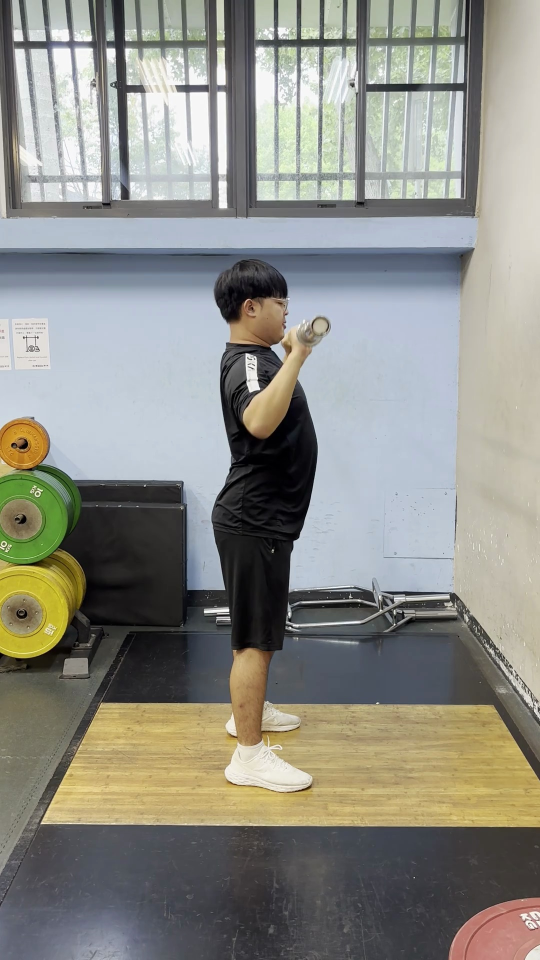
#> input picture images/barbell_250.jpg, 1080 x 1920 px (shown at 1/2 size)
$ python -i process_img.py   (imports and definitions only)   (older library calls are emulated)
#> lines starting #> are read from the running program, lines starting #| are printed output that depends on the picture
#> further down, picture is the input picture: shape (1920, 1080, 3); mean B, G, R 134, 141.3, 141.3
import cv2
import numpy as np
import argparse
import math
from ultralytics import YOLO

# [55 lines left out: function isolate_person_in_frame, not called in this run]

def compute_gradient(image):
    # Convert the image to grayscale
    gray = cv2.cvtColor(image, cv2.COLOR_BGR2GRAY)
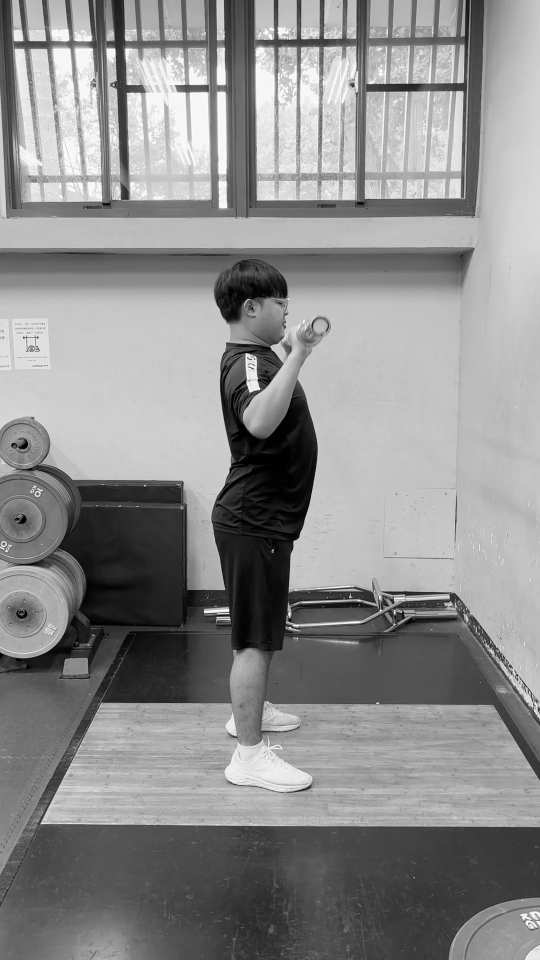
#> gray: shape (1920, 1080) (shown at 1/2 size); min 0, max 255, mean 140.5

    # Apply Gaussian smoothing
    blurred = cv2.GaussianBlur(gray, (5, 5), 0)

    # Compute the gradients using Sobel operator
    grad_x = cv2.Sobel(blurred, cv2.CV_64F, 1, 0, ksize=3)
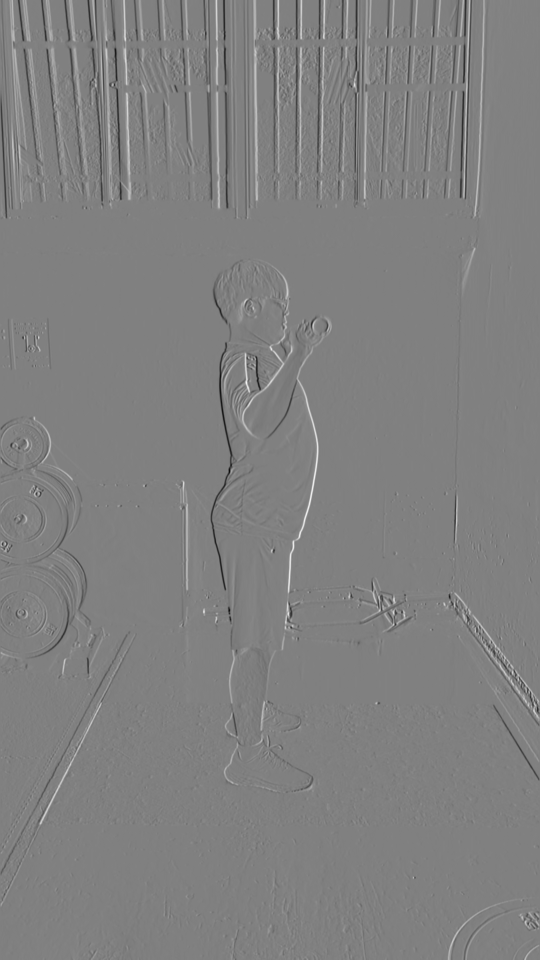
#> grad_x: shape (1920, 1080) float64 (shown at 1/2 size); min -507, max 501, mean 0.3; drawn with min black and max white
    grad_y = cv2.Sobel(blurred, cv2.CV_64F, 0, 1, ksize=3)
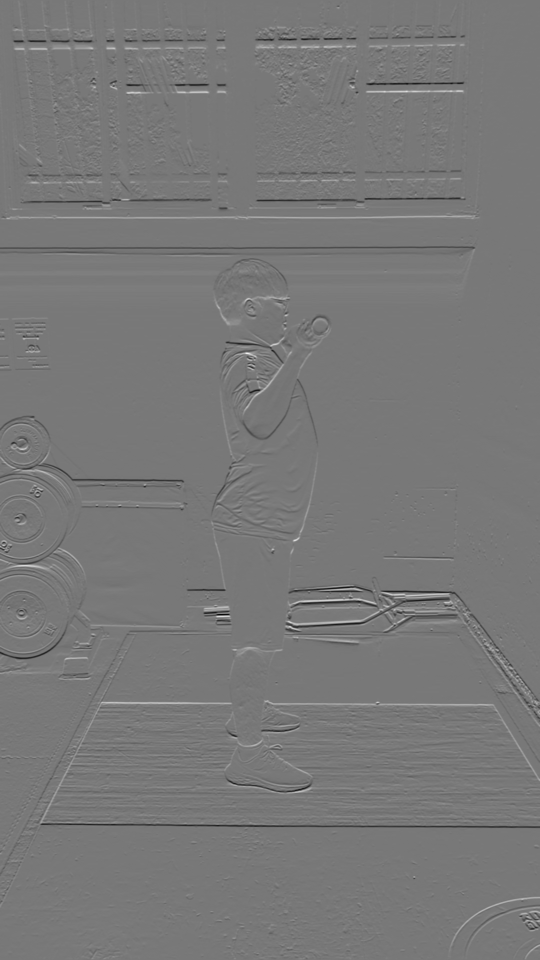
#> grad_y: shape (1920, 1080) float64 (shown at 1/2 size); min -486, max 543, mean -0.1; drawn with min black and max white

    # Compute the gradient magnitude
    grad_magnitude = cv2.magnitude(grad_x, grad_y)
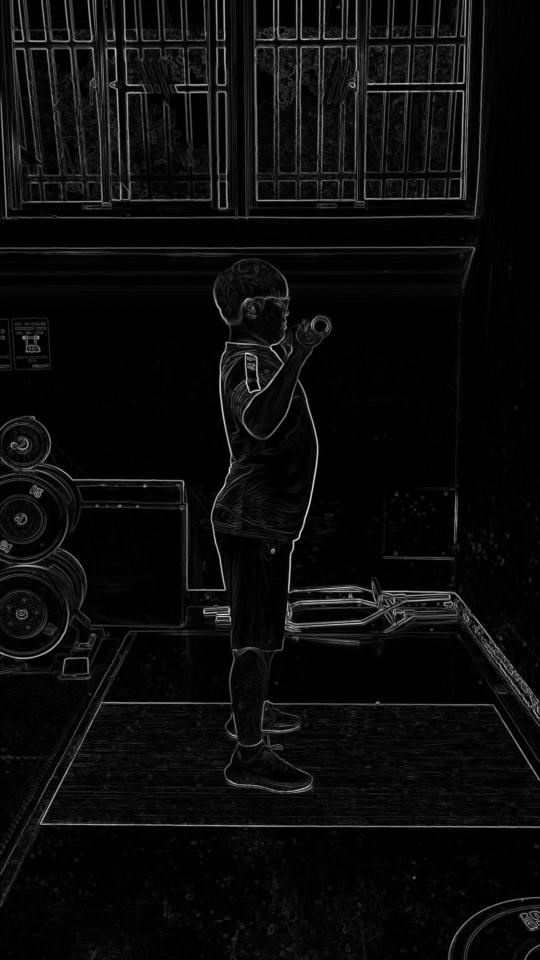
#> grad_magnitude: shape (1920, 1080) float64 (shown at 1/2 size); min 0, max 543.9, mean 24.8; drawn with min black and max white

    return grad_magnitude

# [154 lines left out: functions determine_hysteresis_thresholds, calculate_angle, find_important_point, process_image, not called in this run]

# [13 lines not run here, left out]

>>> import cv2
>>> picture = cv2.imread('../images/barbell_250.jpg')
>>> result = compute_gradient(picture)

$ run again, on images/dumbbell_200.jpg
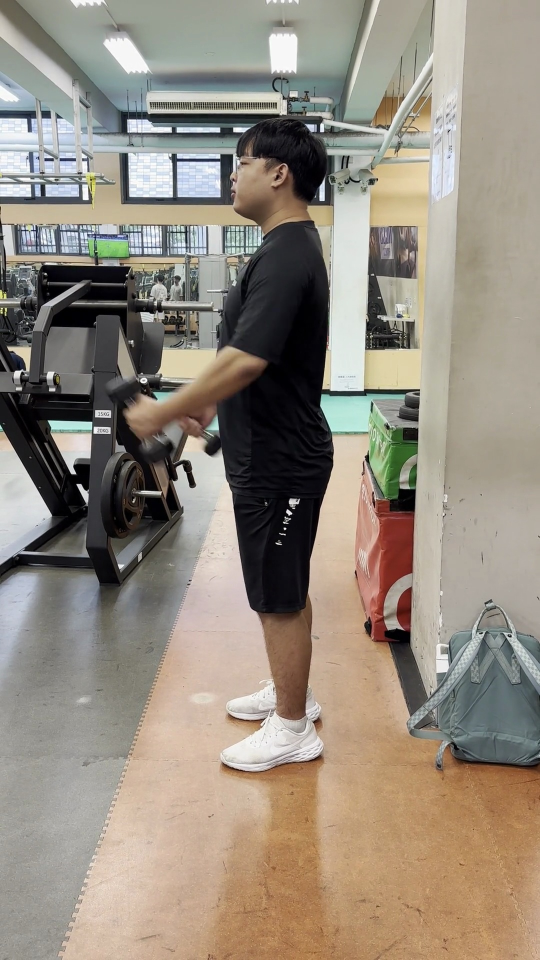
#> input picture images/dumbbell_200.jpg, 1080 x 1920 px (shown at 1/2 size)
#> picture is the input picture: shape (1920, 1080, 3); mean B, G, R 126.4, 138.9, 148.3
#> in compute_gradient, `grad_y = cv2.Sobel(blurred, cv2.CV_64F, 0, 1, ksize=3)`:
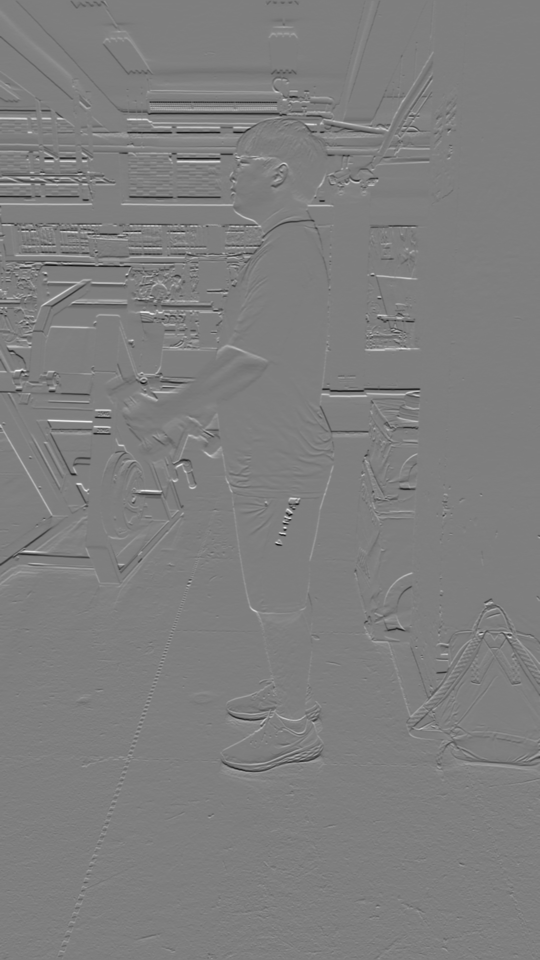
#> grad_y: shape (1920, 1080) float64 (shown at 1/2 size); min -545, max 550, mean -0.1; drawn with min black and max white
#> in compute_gradient, `grad_magnitude = cv2.magnitude(grad_x, grad_y)`:
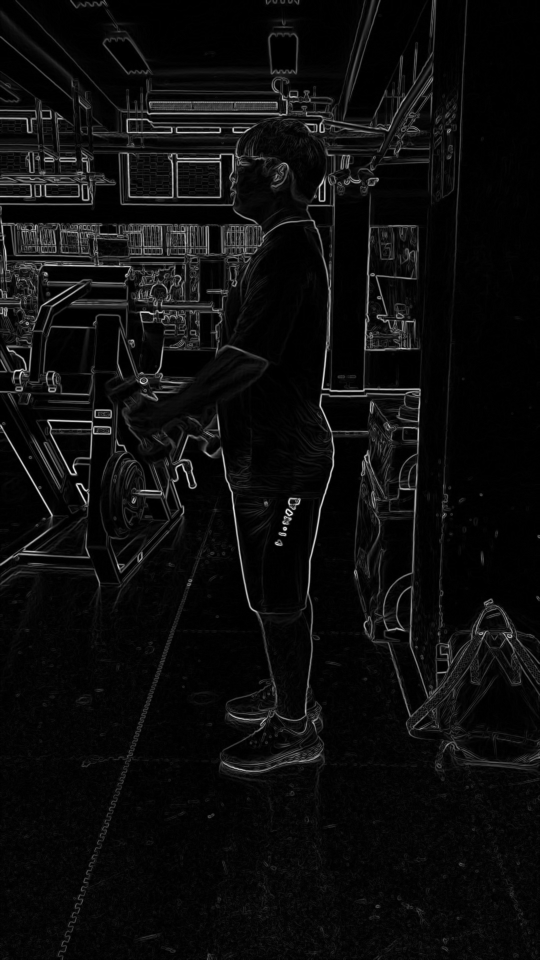
#> grad_magnitude: shape (1920, 1080) float64 (shown at 1/2 size); min 0, max 568.9, mean 28.6; drawn with min black and max white
